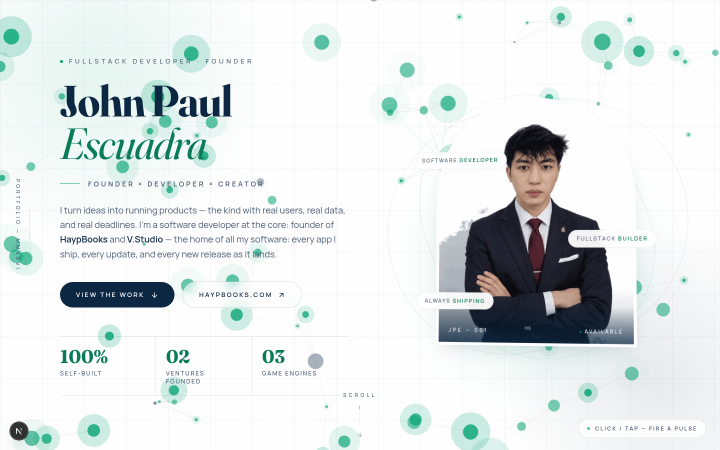
#> input picture scripts/shots/02-cursor-links.png, 1440 x 900 px, found by its file name (shown at 1/2 size)
$ python verify_pulse.py
#> lines starting #> are read from the running program, lines starting #| are printed output that depends on the picture
"""Verify the click-pulse interaction fired by comparing screenshots."""
from PIL import Image, ImageChops
import os

shots = "/home/z/my-project/scripts/shots"

a = Image.open(f"{shots}/02-cursor-links.png").convert("RGB")
#> a is the input picture: PIL image 1440x900 RGB; mean R, G, B 224.8, 230.4, 230.3
b = Image.open(f"{shots}/03-pulse-fired.png").convert("RGB")
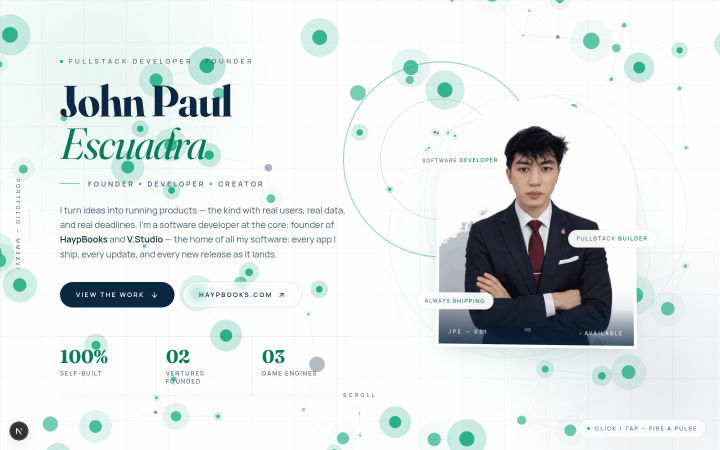
#> input picture scripts/shots/03-pulse-fired.png, 1440 x 900 px, found by its file name (shown at 1/2 size)
#> b is the input picture: PIL image 1440x900 RGB; mean R, G, B 224.5, 230.3, 230.1
print("sizes:", a.size, b.size)
#| sizes: (1440, 900) (1440, 900)

# 1) mean absolute difference — pulse should create a large localized change
import math
diff = ImageChops.difference(a, b)
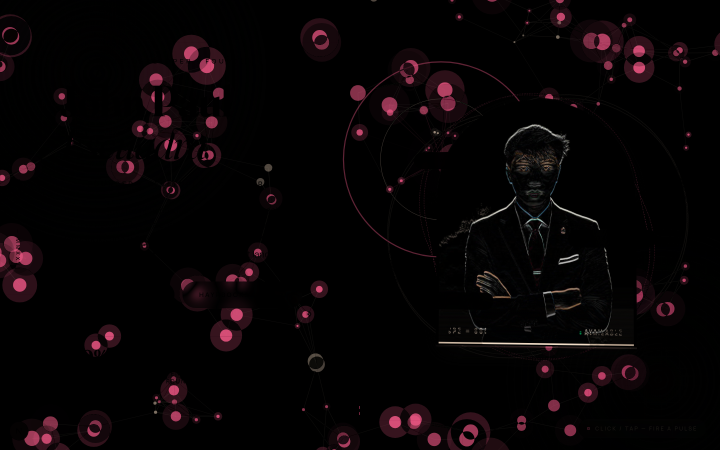
#> diff: PIL image 1440x900 RGB (shown at 1/2 size); mean R, G, B 8.1, 3.8, 5
stat = [sum(ch) / (a.size[0] * a.size[1]) for ch in zip(*diff.getextrema())]  # not used
#> stat = [0, 0.000525]
hist = diff.convert("L").histogram()
#> hist = 256 values, max 894113 at index 0, min 0 at index 229, mean 5062.5
total = a.size[0] * a.size[1]
#> total = 1296000
changed = sum(hist[8:])  # pixels with L-diff >= 8
#> changed = 176835
print(f"changed pixels (>=8 L-diff): {changed} ({100 * changed / total:.2f}%)")
#| changed pixels (>=8 L-diff): 176835 (13.64%)

# 2) locate the strongest change region (should be near click 880,320)
gray_a = a.convert("L")
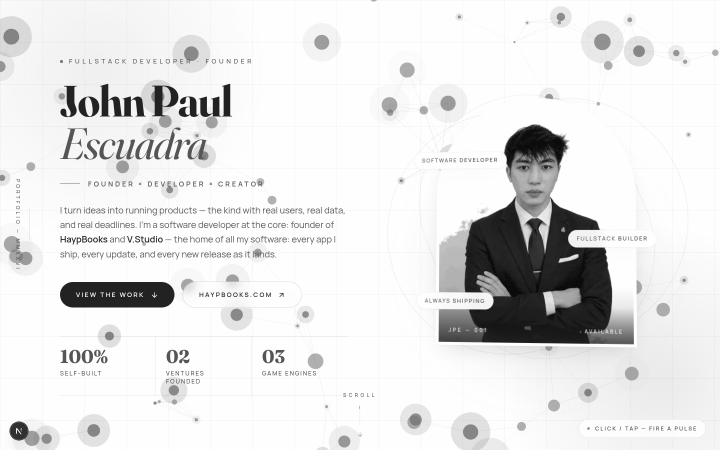
#> gray_a: PIL image 1440x900 L (shown at 1/2 size); min 5, max 255, mean 228.7
gray_b = b.convert("L")
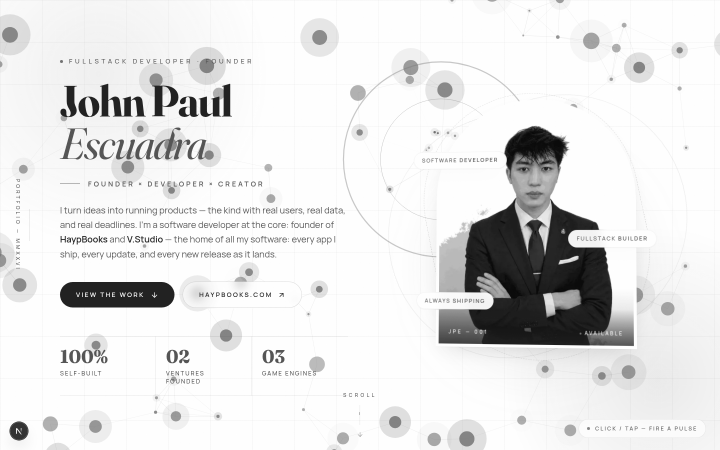
#> gray_b: PIL image 1440x900 L (shown at 1/2 size); min 7, max 255, mean 228.5
w, h = a.size
#> w = 1440; h = 900
px_a, px_b = gray_a.load(), gray_b.load()
cell = 60
best = (0, 0, 0)
for gx in range(0, w - cell, cell):
    for gy in range(0, h - cell, cell):
        s = 0
        for x in range(gx, gx + cell, 12):
            for y in range(gy, gy + cell, 12):
                s += abs(px_a[x, y] - px_b[x, y])
        if s > best[2]:
            best = (gx, gy, s)
#> after the loop, best = (0, 480, 1290)
print(f"strongest change cell: x={best[0]}, y={best[1]} score={best[2]} (click was at 880,320)")
#| strongest change cell: x=0, y=480 score=1290 (click was at 880,320)

# 3) emerald presence near click in shot 03 (green > red and green > blue strongly)
rgb = b.load()
em = 0
for x in range(700, 1100, 6):
    for y in range(160, 480, 6):
        r, g, bl = rgb[x, y]
        if g > 150 and g - r > 40 and g - bl > 40:
            em += 1
#> after the loop, em = 1
print(f"emerald-ish pixels near click: {em}")
#| emerald-ish pixels near click: 1

# 4) hint chip presence in hero shot (bottom right area should be non-white)
hero = Image.open(f"{shots}/01-desktop-hero.png").convert("RGB")
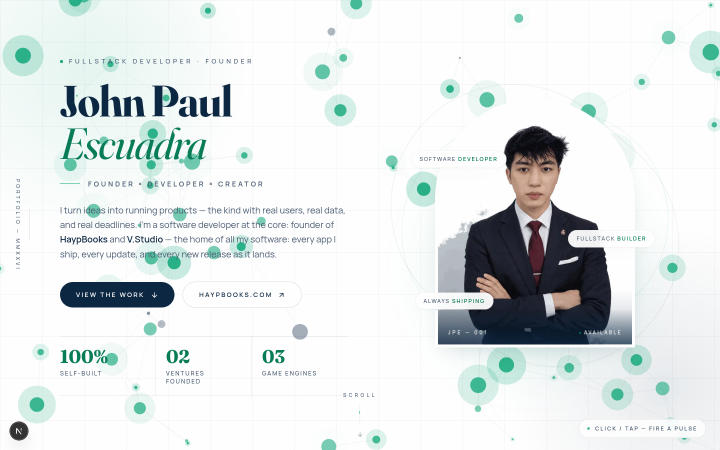
#> input picture scripts/shots/01-desktop-hero.png, 1440 x 900 px, found by its file name (shown at 1/2 size)
#> hero is the input picture: PIL image 1440x900 RGB; mean R, G, B 225, 230.5, 230.4
hp = hero.load()
nonwhite = 0
for x in range(w - 420, w - 40, 4):
    for y in range(h - 120, h - 40, 4):
        r, g, bl = hp[x, y]
        if r < 245 or g < 245 or bl < 245:
            nonwhite += 1
#> after the loop, nonwhite = 1034
print(f"non-white pixels in bottom-right (hint chip zone): {nonwhite}")
#| non-white pixels in bottom-right (hint chip zone): 1034
